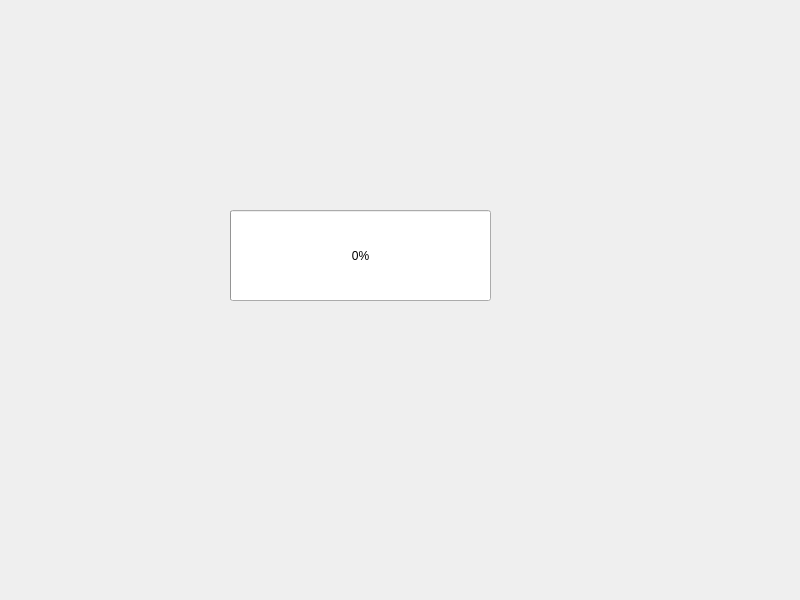
<?xml version="1.0" encoding="UTF-8"?>
<ui version="4.0">
 <class>Widget</class>
 <widget class="QWidget" name="Widget">
  <property name="geometry">
   <rect>
    <x>0</x>
    <y>0</y>
    <width>800</width>
    <height>600</height>
   </rect>
  </property>
  <property name="windowTitle">
   <string>Widget</string>
  </property>
  <widget class="QProgressBar" name="progressBar">
   <property name="geometry">
    <rect>
     <x>230</x>
     <y>210</y>
     <width>261</width>
     <height>91</height>
    </rect>
   </property>
   <property name="value">
    <number>0</number>
   </property>
  </widget>
 </widget>
 <resources/>
 <connections/>
</ui>
